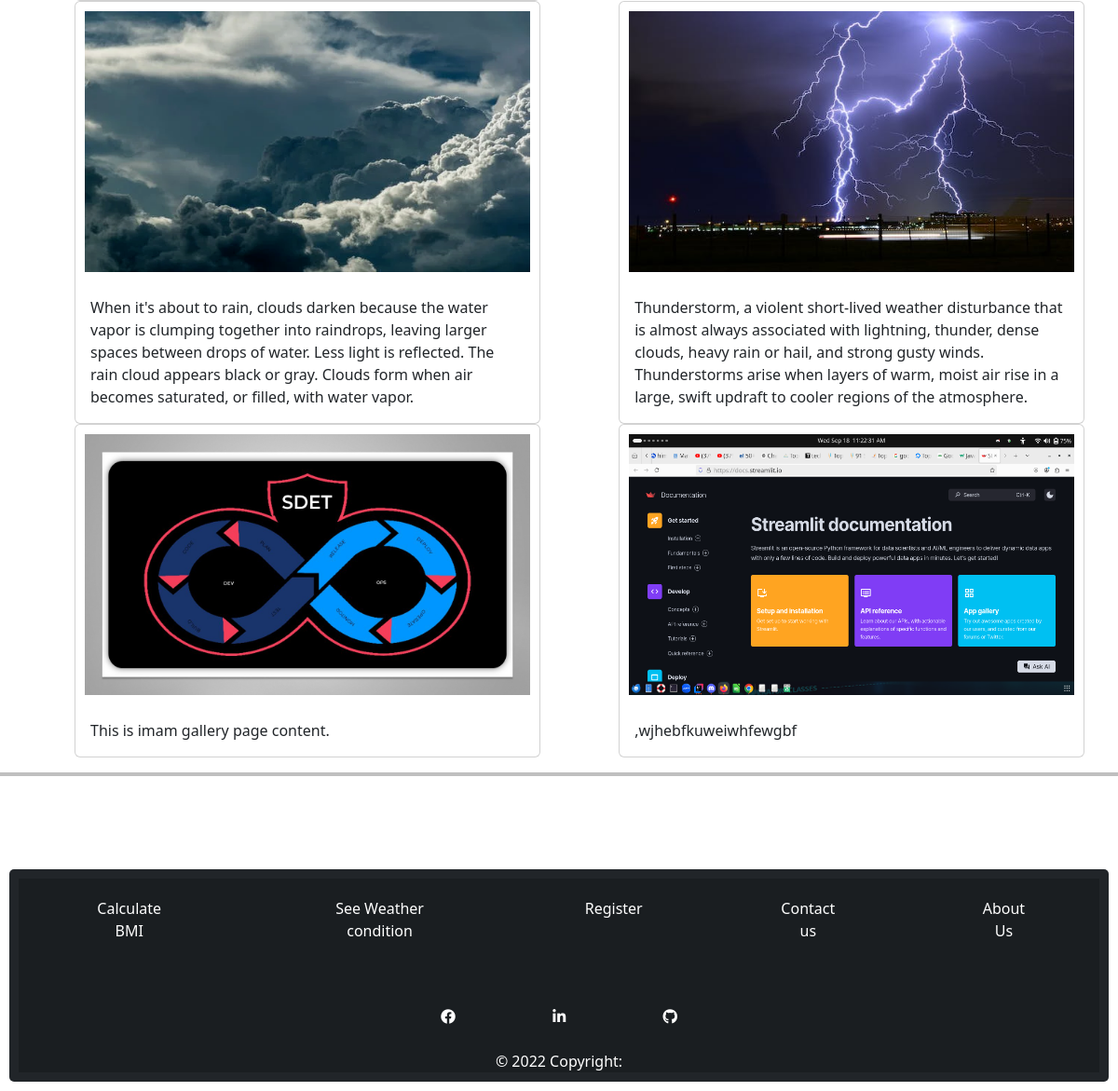
The app's page /gallery/ (lower part), older data.
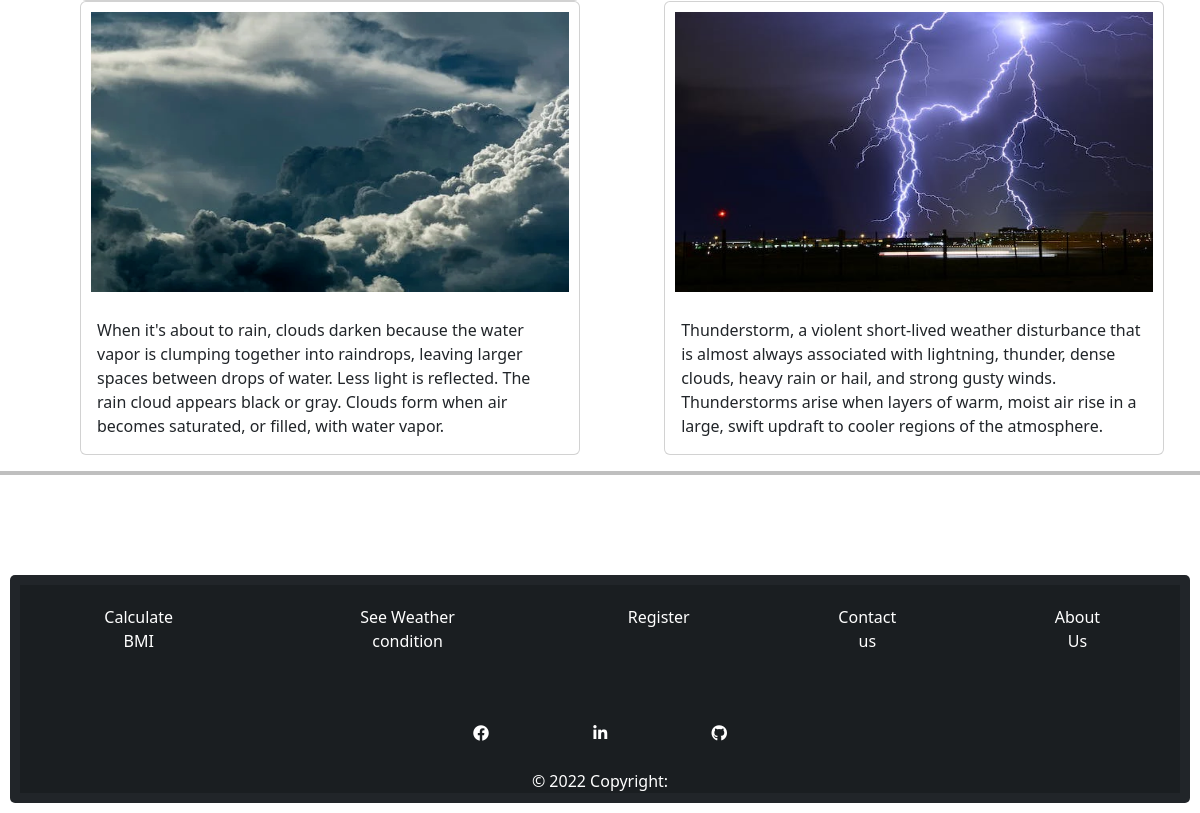
The same page, newer data.
### weatherapp/models.py (models this page shows)
class ImageModel(models.Model):
    image = models.ImageField(upload_to='images/')
    text = models.TextField(max_length=300)

### weatherapp/views.py (the view)
# urls.py: path('gallery/', views.gallery, name='gallery'),
def gallery(request):
    try:
        image_db = ImageModel.objects.all()
        if request.method == 'POST':
            form = ImageForm(request.POST, request.FILES)
            if form.is_valid():
                form.save()
                messages.success(request, 'Your gallery is  successfully created !!')
                return redirect('gallery')
        else:
            form = ImageForm()
        return render(request, 'gallery/gallery.html', {'form': form, 'imagedb': image_db})
    except Exception as e:
        messages.warning(request, e)
        return render(request, 'galler.html')

### weatherapp/templates/gallery/gallery.html (shortened to what this page needs)
{% include 'header.html' %}
{%load static%}
{%if imagedb is not None%}
{%for x in imagedb%}
<div class="card" style="width:500px;display:inline-flex;margin-left:80px;">
  <img  style="height:300px;padding:10px;" src="{{x.image.url}}" class="card-img-top" alt="{{x.image}}">
  <div class="card-body">
      <p class="card-text">{{x.text}}</p>
  </div>
</div>
{%endfor%}
{%endif%}
<hr style="border:2px solid black;">
{%include 'footer.html'%}

Row changes from the older to the newer data that the page shows:
removed ImageModel: image (picture), text "This is imam gallery page content."
removed ImageModel: image (picture), text ",wjhebfkuweiwhfewgbf"
